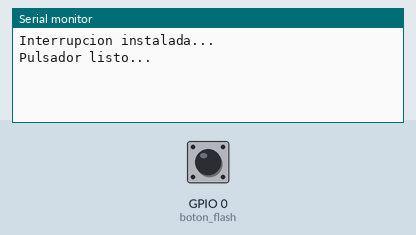
Recording of a sketch running on a simulated ESP8266 (NodeMCU). Parts: the last lines printed to the serial monitor. The inputs (shaded band) are chosen by the test bench; at power-on: GPIO 0 (boton_flash) HIGH.

Above: at 1.2 s.
1.3 s: GPIO 0 (boton_flash) pulled LOW for 0.15 s
At 2.3 s:
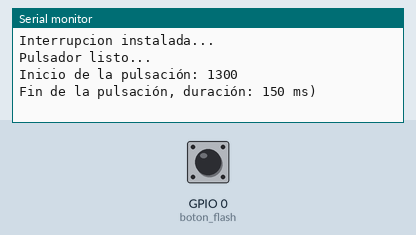
2.9 s: GPIO 0 (boton_flash) pulled LOW for 1 s
At 3.7 s:
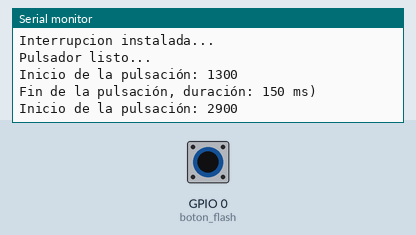
5.4 s: GPIO 0 (boton_flash) pulled LOW for 0.15 s
At 6.5 s:
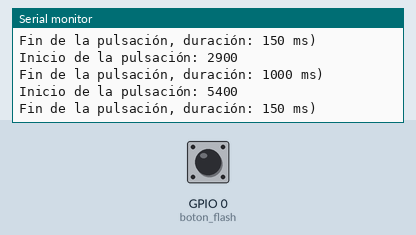

Measured:
- after the input at 1.3 s, the serial monitor: prints a new line at once (image 1)
- after the input at 2.9 s, the serial monitor: prints a new line at once (image 2)
- after the input at 5.4 s, the serial monitor: prints a new line at once (image 3)

The sketch:

pulsador_int.ino
```cpp
// -------------------------------------------------------------------
// Ejemplo de contol de un pulsador mediante polling e interrupciones
// -------------------------------------------------------------------

int boton_flash=0;       // GPIO0 = boton flash
int estado_int=HIGH;     // por defecto HIGH (PULLUP). Cuando se pulsa se pone a LOW

volatile unsigned long inicio_pulsacion = 0;
volatile bool print_inicio = false;
bool print_hecho = false;
volatile unsigned long ahora;


/*------------------  RTI  --------------------*/
// Rutina de Tratamiento de la Interrupcion (RTI)
ICACHE_RAM_ATTR void RTI() {
  int lectura=digitalRead(boton_flash);
  ahora= millis();
  // descomentar para eliminar rebotes
  if(lectura==estado_int || ahora-inicio_pulsacion<50) return; // filtro rebotes 50ms

  if(lectura==LOW)
  {
   estado_int=LOW;
   print_inicio = true;
   inicio_pulsacion = ahora;
  }
  else
  {
   estado_int=HIGH;

  }

}

/*------------------ SETUP --------------------*/
void setup() {
  pinMode(boton_flash, INPUT_PULLUP);
  Serial.begin(115200);
  Serial.println();
  // descomentar para activar interrupción
  attachInterrupt(digitalPinToInterrupt(boton_flash), RTI, CHANGE);
  Serial.println("Interrupcion instalada...");

  Serial.println("Pulsador listo...");
}

/*------------------- LOOP --------------------*/
void loop() {

  if ( print_inicio == true && print_hecho == false )
  {
   Serial.print("Inicio de la pulsación: ");
   Serial.println(ahora);
   print_hecho = true;
  }

  if (estado_int == HIGH && print_inicio == true) {
    Serial.print("Fin de la pulsación, duración: ");
    Serial.print(ahora - inicio_pulsacion);
    Serial.println(" ms)");
    print_inicio= false;
    print_hecho = false;
  }

  delay(10);
}
```
